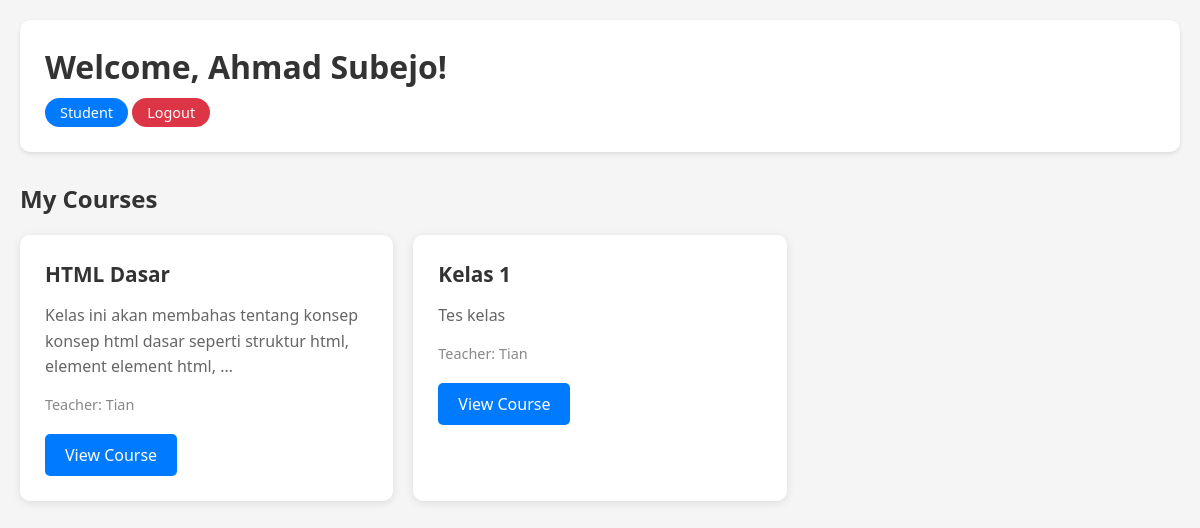
/home/ (signed in), run on the app's committed database.
### main/models.py (models this page shows, shortened)
class User(AbstractUser):
    class Role(models.TextChoices):
        STUDENT = "STUDENT", "Student"
        TEACHER = "TEACHER", "Teacher"
        ADMIN = "ADMIN", "Admin"
    username = None
    email = models.EmailField(unique=True)
    password = models.CharField(max_length=128, null=False, blank=False)
    full_name = models.CharField(max_length=200)
    nim = models.CharField(max_length=20, unique=True, null=True, blank=True)
    role = models.CharField(max_length=20, choices=Role.choices, default=Role.STUDENT)
    USERNAME_FIELD = 'email'
    REQUIRED_FIELDS = ['full_name']
    objects = CustomUserManager()

class Course(models.Model):
    name = models.CharField(max_length=200)
    description = models.TextField()
    teacher = models.ForeignKey(
        User,
        on_delete=models.CASCADE,
        related_name='courses_taught',
        limit_choices_to={'role': User.Role.TEACHER}
    )
    students = models.ManyToManyField(
        User,
        related_name='courses_enrolled',
        blank=True,
        limit_choices_to={'role': User.Role.STUDENT}
    )

### main/views.py (the view)
# urls.py: path('home/', home, name='home'),
@login_required
def home(request):
    print(f"home called for user:", request.user.id, request.user.email)
    if request.user.role == User.Role.STUDENT:
        courses = Course.objects.filter(students=request.user)
        print(f"student courses:", list(courses.values('id','name')))
        return render(request, 'home.html', {'courses': courses})
    elif request.user.role == User.Role.TEACHER:
        courses = Course.objects.filter(teacher=request.user)
        return render(request, 'home.html', {'courses': courses})
    elif request.user.role == User.Role.ADMIN:
        courses = Course.objects.all()
        return render(request, 'home.html', {'courses': courses})
    else:
        return HttpResponse("Unauthorized", status=401)

### main/templates/home.html (shortened to what this page needs)
<!DOCTYPE html>
<html lang="en">
<head>
    {% load static %}
    <link rel="stylesheet" href="{% static 'css/home.css' %}">
</head>
<body>
    <div class="container">
        <header>
            <h1>Welcome, {{ request.user.full_name }}!</h1>
            <p class="role-badge">{{ request.user.get_role_display }}</p>
            <a href="{% url 'logout' %}" id="btn-logout"> Logout</a>
        </header>
        <section class="courses-section">
            <h2>My Courses</h2>
            {% if courses %}
                <div class="course-grid">
                    {% for course in courses %}
                        <div class="course-card">
                            <h3>{{ course.name }}</h3>
                            <p class="description">{{ course.description|truncatewords:15 }}</p>
                            <p class="teacher">
                                {% if request.user.role == 'STUDENT' %}
                                    Teacher: {{ course.teacher.full_name }}
                                {% elif request.user.role == 'TEACHER' %}
                                    Students: {{ course.students.count }}
                                {% else %}
                                    Teacher : {{ course.teacher.full_name }} <br>
                                    Students : {{ course.students.count }}
                                {% endif %}
                            </p>
                            <a href="{% url 'course_detail' course.id %}" class="btn-view">
                                View Course
                            </a>
                        </div>
                    {% endfor %}
                </div>
            {% endif %}
        </section>
    </div>
</body>
</html>

### main/static/css/home.css (style rules this page uses)
* { margin: 0; padding: 0px; box-sizing: border-box; }
body { font-family: 'Segoe UI', Tahoma, Geneva, Verdana, sans-serif; background: #f5f5f5; }
.container { max-width: 1200px; margin: 0 auto; padding: 20px; }
header { background: white; padding: 25px; border-radius: 10px; margin-bottom: 30px; box-shadow: 0 2px 4px rgba(0,0,0,0.1); }
header h1 { color: #333; margin-bottom: 10px; }
.role-badge { display: inline-block; padding: 5px 15px; background: #007bff; color: white; border-radius: 20px; font-size: 0.9em; }
#btn-logout { text-decoration: none; display: inline-block; padding: 5px 15px; background: #dc3545; color: white; text-decoration: none; border-radius: 15px; font-size: 0.9em; transition: background 0.3s; }
.courses-section h2 { color: #333; margin-bottom: 20px; }
.course-grid { display: grid; grid-template-columns: repeat(auto-fill, minmax(300px, 1fr)); gap: 20px; }
.course-card { background: white; border-radius: 10px; padding: 25px; box-shadow: 0 2px 8px rgba(0,0,0,0.1); transition: all 0.3s ease; cursor: pointer; }
.course-card h3 { color: #333; margin-bottom: 15px; font-size: 1.3em; }
.course-card .description { color: #666; line-height: 1.6; margin-bottom: 15px; }
.course-card .teacher { color: #888; font-size: 0.9em; margin-bottom: 20px; }
.btn-view { display: inline-block; padding: 10px 20px; background: #007bff; color: white; text-decoration: none; border-radius: 5px; font-weight: 500; transition: background 0.3s; }

### data on the page
User: user.full_name "Ahmad Subejo", user.role "Student"
Course: name "HTML Dasar", description "Kelas ini akan membahas tentang konsep konsep html dasar seperti struktur html, element element html, …", teacher.full_name "Tian"
Course: name "Kelas 1", description "Tes kelas", teacher.full_name "Tian"
